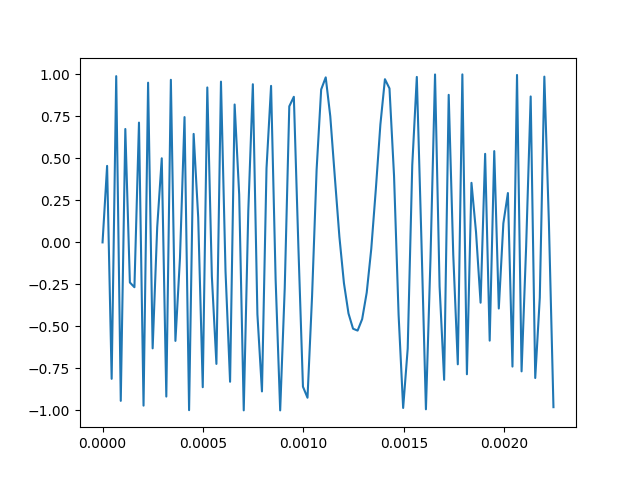

Generate this figure with Python:
from main import *

time = np.linspace(0, 1, sampleRate*1)
frequency1 = 100
y = np.sin(np.sin(2*np.pi*frequency1*time)*2*np.pi*frequency1)
sd.play(y, sampleRate)
wav.write("audio_shock_effect.wav", sampleRate, y)
plt.plot(time[:100], y[:100])
plt.show()
